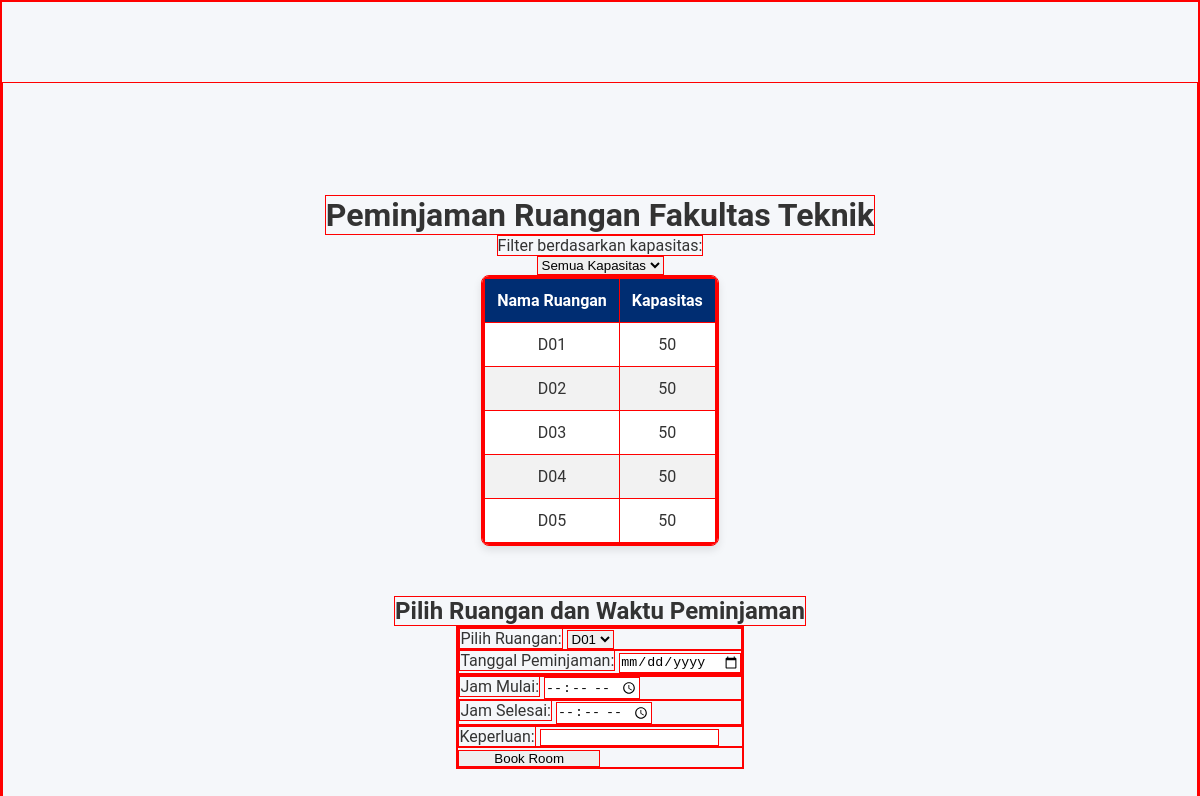
/module/BookingRuangan/user_bookings.php (signed in), run on the app's committed database.
### tables this page shows
CREATE TABLE `ruangan` (
  `id_ruangan` int(11) NOT NULL,
  `nama_ruangan` varchar(50) NOT NULL,
  `kapasitas` int(11) DEFAULT NULL,
  `tersedia` SET('1','0') NOT NULL
);

### module/BookingRuangan/user_bookings.php (the view, shortened to what this page needs)
<?php
include_once("function/koneksi.php");
$query = "SELECT r.nama_ruangan, r.kapasitas FROM ruangan r ORDER BY r.nama_ruangan";
$result = mysqli_query($conn, $query);
?>
<!DOCTYPE html>
<html lang="en">
<head>
    <link rel="stylesheet" href="style.css">
    <link rel="stylesheet" href="booking_ruangan.css">
</head>
<body>
    <div class="container text-align-center">
        <h1>Peminjaman Ruangan Fakultas Teknik</h1>
        <label for="capacityFilter">Filter berdasarkan kapasitas:</label>
        <select id="capacityFilter" onchange="filterRooms()">
            <option value="all">Semua Kapasitas</option>
        </select>
        <div class="card">
            <div class="card-body p-0">
                <div class="table-responsive table-scroll" data-mdb-perfect-scrollbar="true">
                    <table class="table table-striped mb-0">
                        <thead>
                            <tr>
                                <th scope="col">Nama Ruangan</th>
                                <th scope="col">Kapasitas</th>
                            </tr>
                        </thead>
                        <tbody id="roomTable">
                            <?php if (mysqli_num_rows($result) > 0): ?>
                                <?php while ($row = mysqli_fetch_assoc($result)): ?>
                                    <tr class="room-item" data-capacity="<?php echo $row['kapasitas']; ?>">
                                        <td><?php echo htmlspecialchars($row['nama_ruangan']); ?></td>
                                        <td><?php echo htmlspecialchars($row['kapasitas']); ?></td>
                                    </tr>
                                <?php endwhile; ?>
                            <?php else: ?>
                                <tr>
                                    <td colspan="2">Tidak ada ruangan yang tersedia.</td>
                                </tr>
                            <?php endif; ?>
                        </tbody>
                    </table>
                </div>
            </div>
        </div>
        <h2>Pilih Ruangan dan Waktu Peminjaman</h2>
        <form id="bookingForm" action="<?php echo BASE_URL . "module/BookingRuangan/proses_booking.php"; ?>" method="POST" onsubmit="return validateBookingTime()">
            <div class="form-row">
                <div class="form-group col-md-6">
                    <label for="room">Pilih Ruangan:</label>
                    <select name="room_id" id="room" class="form-control" required>
                        <?php
                        $query_ruangan = "SELECT * FROM ruangan";
                        $result_ruangan = mysqli_query($conn, $query_ruangan);
                        while ($row_ruangan = mysqli_fetch_assoc($result_ruangan)) {
                            echo '<option value="' . htmlspecialchars($row_ruangan['id_ruangan']) . '">' . htmlspecialchars($row_ruangan['nama_ruangan']) . '</option>';
                        }
                        ?>
                    </select>
                </div>
                <div class="form-group col-md-6">
                    <label for="date">Tanggal Peminjaman:</label>
                    <input type="date" name="tanggal_peminjaman" id="date" class="form-control" required>
                </div>
            </div>
            <div class="form-row">
                <div class="form-group col-md-6">
                    <label for="start">Jam Mulai:</label>
                    <input type="time" name="jam_mulai" id="start" class="form-control" required>
                </div>
                <div class="form-group col-md-6">
                    <label for="end">Jam Selesai:</label>
                    <input type="time" name="jam_selesai" id="end" class="form-control" required>
                </div>
            </div>
            <div class="form-group">
                <label for="keperluan">Keperluan:</label>
                <input type="text" name="keperluan" id="keperluan" class="form-control" required>
            </div>
            <div class="form-group container-fluid d-flex justify-content-center my-3" >
                <button type="submit" name="submit" class="btn btn-primary" style="width: 50%;">Book Room</button>
            </div>
        </form>
    </div>
</body>
</html>

### css/style.css (style rules this page uses)
* { border: 1px solid red; }
body { margin: 0; padding: 0; font-family: 'PT Sans', sans-serif; }

### module/BookingRuangan/booking_ruangan.css (style rules this page uses)
* { margin: 0; padding: 0; box-sizing: border-box; }
body { font-family: 'Roboto', sans-serif; background-color: #f5f7fa; color: #333; padding-top: 80px; }
.container { display: flex; flex-direction: column; align-items: center; justify-content: center; height: 100vh; }
.card { background-color: #fff; border-radius: 8px; box-shadow: 0 4px 8px rgba(0, 0, 0, 0.1); overflow: hidden; margin-bottom: 50px; }
.table-scroll { max-height: 400px; overflow-y: auto; }
.table { width: 100%; border-collapse: collapse; border-radius: 8px; overflow: x; box-shadow: 0 4px 8px rgba(0, 0, 0, 0.1); }
.table thead { background-color: #002d72; color: #fff; }
.table th, .table td { padding: 12px; text-align: center; }
.table tbody tr:nth-child(even) { background-color: #f2f2f2; }

### data on the page
ruangan: nama_ruangan "D01", kapasitas "50"
ruangan: nama_ruangan "D02", kapasitas "50"
ruangan: nama_ruangan "D03", kapasitas "50"
ruangan: nama_ruangan "D04", kapasitas "50"
ruangan: nama_ruangan "D05", kapasitas "50"

### other printed values
form field room_id "D01"
